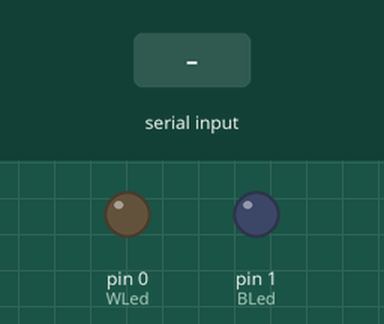
A sketch run on a simulated Arduino Uno, built with avr-gcc and run on an emulated ATmega328P. Parts: output pins drawn as LEDs (lit = HIGH). Dashed ring = blinking. The inputs (shaded band) are chosen by the test bench. Random numbers use the default seed unless the sketch sets one.

Above: at 1.2 s.
1.3 s: "1" received over the second serial link
At 2.6 s:
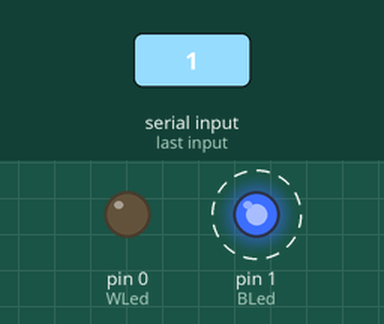
4.3 s: "3" received over the second serial link
At 6.0 s:
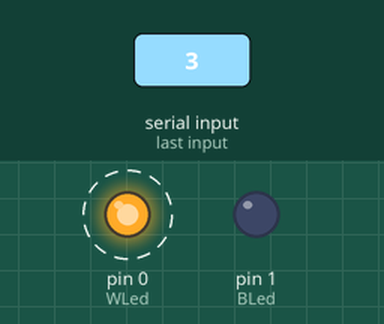
7.3 s: "2" received over the second serial link
At 8.6 s:
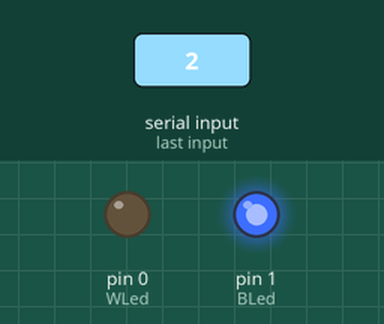
8.9 s: "4" received over the second serial link
At 9.3 s:
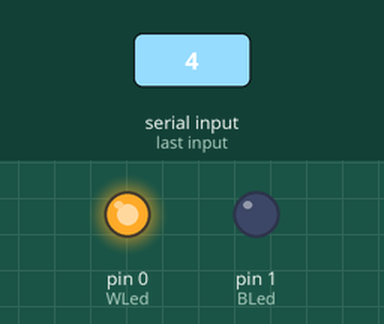
Timing chart, 0 to 11.4 s (numbered marks = the images above; inputs shaded):
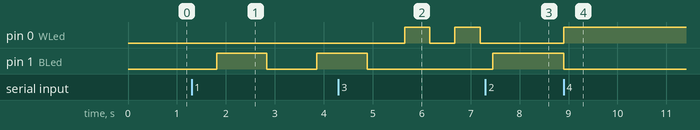

Measured:
- after the input at 1.3 s, pin 1 (BLed): LOW → HIGH after 0.51 s, → LOW 1.0 s later, → HIGH 1.0 s later
- after the input at 4.3 s, pin 0 (WLed): alternates HIGH for 0.51 s and LOW for 0.51 s, starting after 1.4 s
- after the input at 7.3 s, pin 1 (BLed): LOW → HIGH after 0.15 s
- after the input at 8.9 s, pin 0 (WLed): LOW → HIGH at once; pin 1 (BLed): HIGH → LOW at once

The sketch:

Arduino_LED_Patterns.ino
```cpp
#include <SoftwareSerial.h>

SoftwareSerial mySerial(3,4);
int input;

void setup(){
 mySerial.begin(9600);
 int WLed = 0;
 int BLed = 1;
 pinMode(WLed, OUTPUT);
 pinMode(BLed, OUTPUT);

}

void loop(){
  int WLed = 1;
  int BLed= 0;
  if (mySerial.available()){
    input = mySerial.read();
  }

    if (input == '1'){ //hot hot hot
      analogWrite(BLed, 0);
      for (int fade = 0; fade < 255; fade++){
      analogWrite(WLed,fade);
      delay(4);
      }
      for (int fade = 255; fade > 0; fade--){
      analogWrite(WLed,fade);
      delay(4);
      }

     }

     if (input == '2'){ //warm
      analogWrite(BLed, 0);
      analogWrite(WLed,255);
      }

     if (input == '3'){ //cold
      analogWrite(WLed, 0);
      for (int fade = 0; fade < 255; fade++){
      analogWrite(BLed,fade);
      delay(2);
      }
      for (int fade = 255; fade > 0; fade--){
      analogWrite(BLed,fade);
      delay(2);
      }
     }

     if (input == '4'){ //cool
      analogWrite(WLed, 0);
      analogWrite(BLed,255);
      }

     if (input == '5'){ //warm windy
      analogWrite(BLed, 0);
      int fade = random(0,255);
      analogWrite(WLed,fade);
      int del = random(5,50);
      delay(del);
      }

      if (input == '6'){ //warm windy
      analogWrite(WLed, 0);
      int fade = random(0,255);
      analogWrite(BLed,fade);
      int del = random(5,50);
      delay(del);
      }
    }
```
